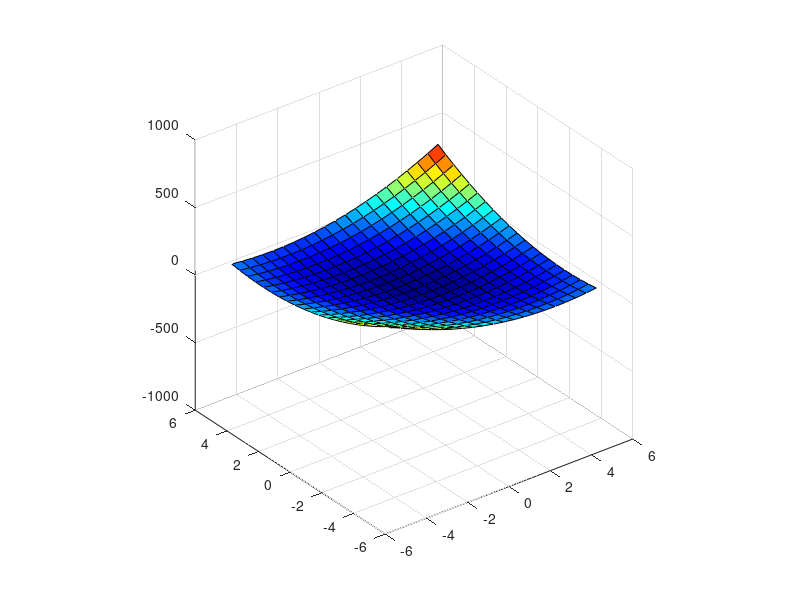
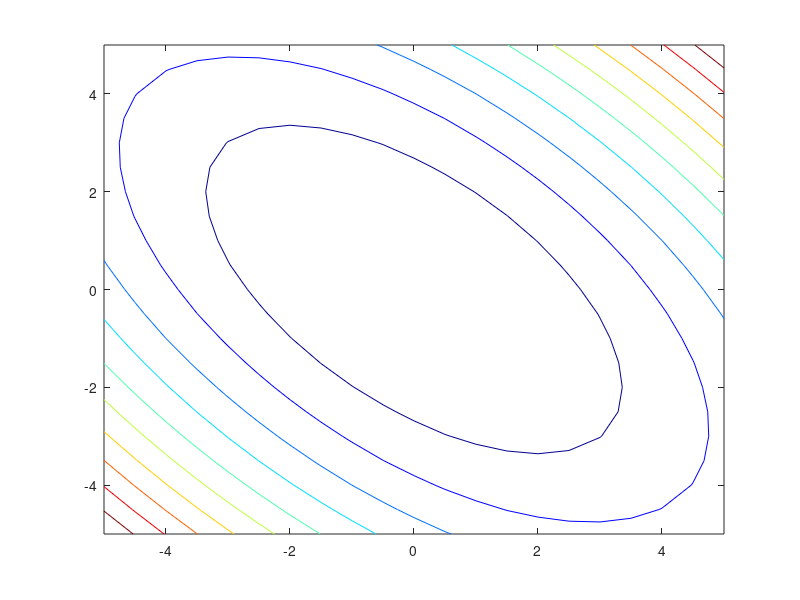

The MATLAB source for these figures, in order:
A = [5 3;3 5];
z = [-5:0.5:5];
[X1, X2] = meshgrid(z, z);
X = [reshape(X1, [1, numel(X1)]); reshape(X2, [1, numel(X2)])];
f = diag(X'*A*X);

surf(X1, X2, reshape(f, size(X1))); axis 'square'; colormap(jet); set(gca, 'Color','none')
zlim([-1000, 1000]);
figure;
contour(X1, X2, reshape(f, size(X1))); colormap(jet)
%xlim([-5, 5]); ylim([-5, 5]);